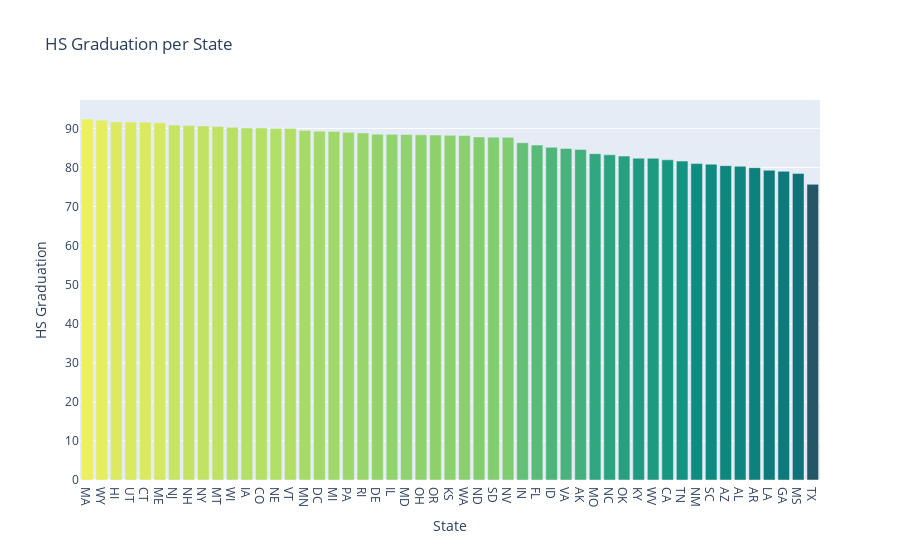

The code cell stored with this chart in its notebook:
### Code cell
# using plotly
v_bar_hs = px.bar(
        df_state_completed_hs,
        x = 'State',
        y = 'percent_completed_hs',
        color = 'percent_completed_hs',
        color_continuous_scale='Aggrnyl',
        title='HS Graduation per State')
 
v_bar_hs.update_layout(xaxis_title='State', 
                    coloraxis_showscale=False,
                    yaxis_title='HS Graduation')
v_bar_hs.show()

### Figure 1 — Plotly figure (JSON) as saved in the notebook; plotly's stock layout.template omitted (floating-point values rounded to 4 significant figures)
{"data": [{"alignmentgroup": "True", "hovertemplate": "State=%{x}<br>percent_completed_hs=%{marker.color}<extra></extra>", "legendgroup": "", "marker": {"color": [92.4, 92.1, 91.67, 91.62, 91.59, 91.43, 90.85, 90.71, 90.61, 90.49, 90.26, 90.11, 90.11, 89.99, 89.98, 89.47, 89.3, 89.21, 89.02, 88.82, 88.52, 88.48, 88.42, 88.34, 88.3, 88.23, 88.2, 87.82, 87.75, 87.72, 86.32, 85.74, 85.17, 84.88, 84.63, 83.52, 83.25, 82.91, 82.37, 82.35, 81.96, 81.63, 80.98, 80.85, 80.47, 80.3, 79.95, 79.29, 79.01, 78.47, 75.69], "coloraxis": "coloraxis", "pattern": {"shape": ""}}, "name": "", "offsetgroup": "", "orientation": "v", "showlegend": false, "textposition": "auto", "type": "bar", "x": ["MA", "WY", "HI", "UT", "CT", "ME", "NJ", "NH", "NY", "MT", "WI", "IA", "CO", "NE", "VT", "MN", "DC", "MI", "PA", "RI", "DE", "IL", "MD", "OH", "OR", "KS", "WA", "ND", "SD", "NV", "IN", "FL", "ID", "VA", "AK", "MO", "NC", "OK", "KY", "WV", "CA", "TN", "NM", "SC", "AZ", "AL", "AR", "LA", "GA", "MS", "TX"], "xaxis": "x", "y": [92.4, 92.1, 91.67, 91.62, 91.59, 91.43, 90.85, 90.71, 90.61, 90.49, 90.26, 90.11, 90.11, 89.99, 89.98, 89.47, 89.3, 89.21, 89.02, 88.82, 88.52, 88.48, 88.42, 88.34, 88.3, 88.23, 88.2, 87.82, 87.75, 87.72, 86.32, 85.74, 85.17, 84.88, 84.63, 83.52, 83.25, 82.91, 82.37, 82.35, 81.96, 81.63, 80.98, 80.85, 80.47, 80.3, 79.95, 79.29, 79.01, 78.47, 75.69], "yaxis": "y"}], "layout": {"barmode": "relative", "coloraxis": {"colorbar": {"title": {"text": "percent_completed_hs"}}, "colorscale": [[0, "rgb(36, 86, 104)"], [0.1667, "rgb(15, 114, 121)"], [0.3333, "rgb(13, 143, 129)"], [0.5, "rgb(57, 171, 126)"], [0.6667, "rgb(110, 197, 116)"], [0.8333, "rgb(169, 220, 103)"], [1, "rgb(237, 239, 93)"]], "showscale": false}, "legend": {"tracegroupgap": 0}, "title": {"text": "HS Graduation per State"}, "xaxis": {"anchor": "y", "domain": [0, 1], "title": {"text": "State"}}, "yaxis": {"anchor": "x", "domain": [0, 1], "title": {"text": "HS Graduation"}}}}
